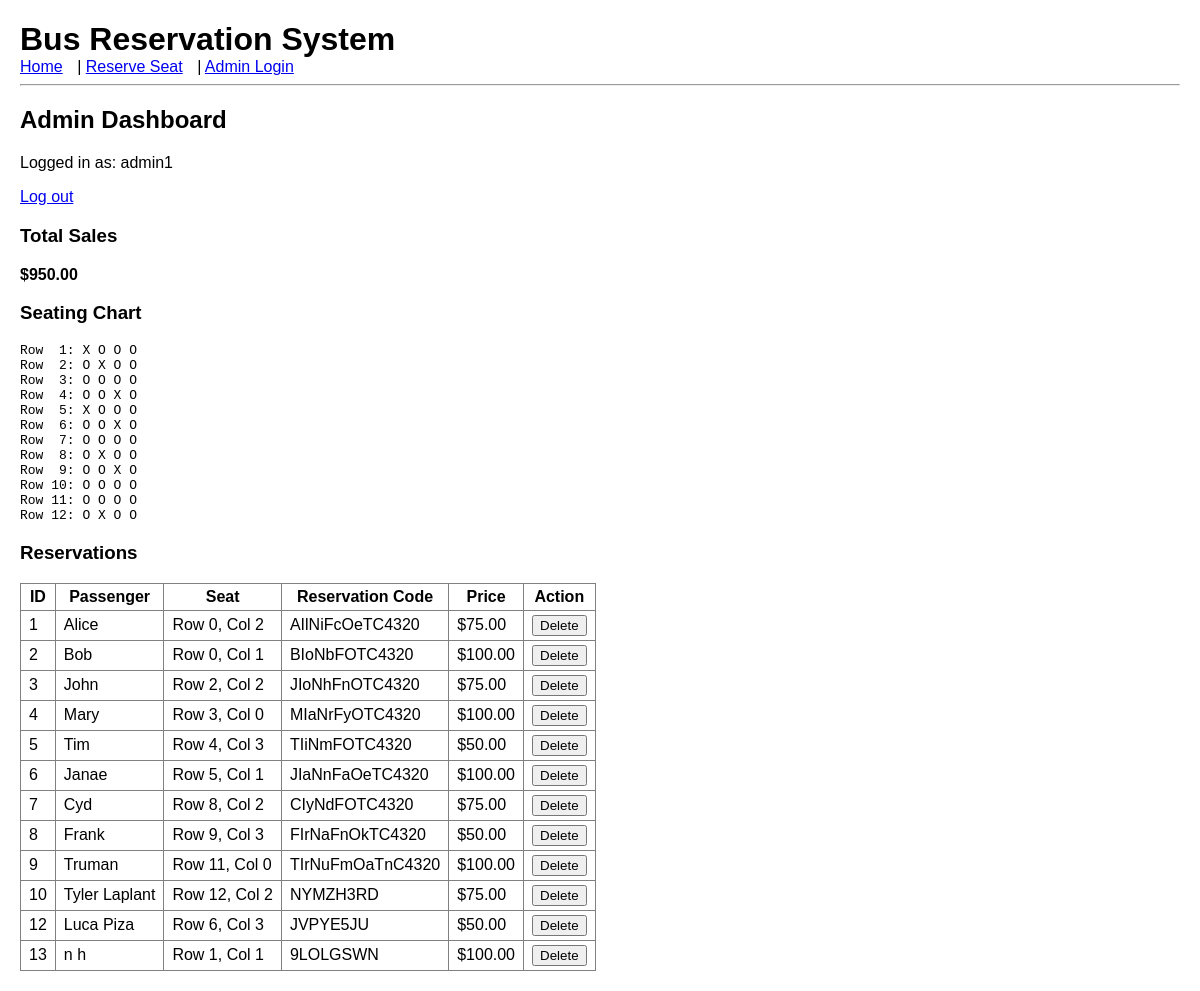
The page /admin (signed in) on the database its author committed.
### app.py (models this page shows)
class Reservation(db.Model):
    __tablename__ = "reservations"
    id = db.Column(db.Integer, primary_key=True)
    passengerName = db.Column(db.String, nullable=False)
    seatRow = db.Column(db.Integer, nullable=False)
    seatColumn = db.Column(db.Integer, nullable=False)
    eTicketNumber = db.Column(db.String, nullable=False, unique=True)
    created = db.Column(
        db.DateTime,
        nullable=False,
        server_default=text("CURRENT_TIMESTAMP"),
    )

### app.py (the view)
@app.route("/admin")
def admin_dashboard():
    if "admin_username" not in session:
        return redirect(url_for("admin_login"))
    reservations = Reservation.query.all()
    seating = build_seating_chart(reservations)
    total_sales = calculate_total_sales(reservations)
    reservations_with_price = []
    for r in reservations:
        price = calculate_price_for_seat(r.seatRow, r.seatColumn)
        reservations_with_price.append((r, price))
    return render_template(
        "admin.html",
        seating=seating,
        total_sales=total_sales,
        reservations_with_price=reservations_with_price,
    )

### app.py (called while the page is built)
def get_cost_matrix():
    return [[100, 75, 50, 100] for _ in range(12)]

def build_seating_chart(reservations):
    seats = [["O" for _ in range(4)] for _ in range(12)]
    for r in reservations:
        row_idx = r.seatRow - 1
        col_idx = r.seatColumn - 1
        if 0 <= row_idx < 12 and 0 <= col_idx < 4:
            seats[row_idx][col_idx] = "X"
    lines = []
    for i, row in enumerate(seats, start=1):
        lines.append(f"Row {i:2}: " + " ".join(row))
    return "\n".join(lines)

def calculate_price_for_seat(row, col):
    matrix = get_cost_matrix()
    return matrix[row - 1][col - 1]

def calculate_total_sales(reservations):
    total = 0
    for r in reservations:
        total += calculate_price_for_seat(r.seatRow, r.seatColumn)
    return total

### templates/admin.html
{% extends "base.html" %}
{% block content %}
<h2>Admin Dashboard</h2>
<p>Logged in as: {{ session["admin_username"] }}</p>
<p><a href="{{ url_for('admin_logout') }}">Log out</a></p>
<h3>Total Sales</h3>
<p><strong>${{ "%.2f"|format(total_sales) }}</strong></p>
<h3>Seating Chart</h3>
<pre>{{ seating }}</pre>
<h3>Reservations</h3>
<table border="1" cellpadding="5" cellspacing="0">
    <tr>
        <th>ID</th>
        <th>Passenger</th>
        <th>Seat</th>
        <th>Reservation Code</th>
        <th>Price</th>
        <th>Action</th>
    </tr>
    {% for r, price in reservations_with_price %}
    <tr>
        <td>{{ r.id }}</td>
        <td>{{ r.passengerName }}</td>
        <td>Row {{ r.seatRow }}, Col {{ r.seatColumn }}</td>
        <td>{{ r.eTicketNumber }}</td>
        <td>${{ "%.2f"|format(price) }}</td>
        <td>
            <form method="post" action="{{ url_for('delete_reservation', res_id=r.id) }}">
                <button type="submit">Delete</button>
            </form>
        </td>
    </tr>
    {% endfor %}
</table>
{% endblock %}

### templates/base.html (shortened to what this page needs)
<!doctype html>
<html lang="en">
<head>
    <link rel="stylesheet" href="{{ url_for('static', filename='styles.css') }}">
</head>
<body>
<header>
    <h1>Bus Reservation System</h1>
    <nav>
        <a href="{{ url_for('index') }}">Home</a> |
        <a href="{{ url_for('reserve_seat') }}">Reserve Seat</a> |
        <a href="{{ url_for('admin_login') }}">Admin Login</a>
    </nav>
    <hr>
</header>
<main>
    {% block content %}{% endblock %}
</main>
</body>
</html>

### static/styles.css (style rules this page uses)
body { font-family: Arial, sans-serif; margin: 20px; }
header h1 { margin-bottom: 0; }
nav a { margin-right: 10px; }
table { border-collapse: collapse; margin-top: 10px; }
th, td { padding: 4px 8px; }

### rows shown on the page
Reservation: id "1", passengerName "Alice", seatRow "0", seatColumn "2", eTicketNumber "AIlNiFcOeTC4320", price "75.00"
Reservation: id "2", passengerName "Bob", seatRow "0", seatColumn "1", eTicketNumber "BIoNbFOTC4320", price "100.00"
Reservation: id "3", passengerName "John", seatRow "2", seatColumn "2", eTicketNumber "JIoNhFnOTC4320", price "75.00"
Reservation: id "4", passengerName "Mary", seatRow "3", seatColumn "0", eTicketNumber "MIaNrFyOTC4320", price "100.00"
Reservation: id "5", passengerName "Tim", seatRow "4", seatColumn "3", eTicketNumber "TIiNmFOTC4320", price "50.00"
Reservation: id "6", passengerName "Janae", seatRow "5", seatColumn "1", eTicketNumber "JIaNnFaOeTC4320", price "100.00"
Reservation: id "7", passengerName "Cyd", seatRow "8", seatColumn "2", eTicketNumber "CIyNdFOTC4320", price "75.00"
Reservation: id "8", passengerName "Frank", seatRow "9", seatColumn "3", eTicketNumber "FIrNaFnOkTC4320", price "50.00"
Reservation: id "9", passengerName "Truman", seatRow "11", seatColumn "0", eTicketNumber "TIrNuFmOaTnC4320", price "100.00"
Reservation: id "10", passengerName "Tyler Laplant", seatRow "12", seatColumn "2", eTicketNumber "NYMZH3RD", price "75.00"
Reservation: id "12", passengerName "Luca Piza", seatRow "6", seatColumn "3", eTicketNumber "JVPYE5JU", price "50.00"
Reservation: id "13", passengerName "n h", seatRow "1", seatColumn "1", eTicketNumber "9LOLGSWN", price "100.00"

### other values the page prints
{{ session["admin_username"] }} "admin1"
{{ "%.2f"|format(total_sales) }} "950.00"
{{ seating }} "Row 1: X O O O Row 2: O X O O Row 3: O O O O Row 4: O O X O Row 5: X O O O Row 6: O O X O Row 7: O O O O Row 8: O X O O Row 9: O O X O Row 10: O O O O Row 11: O O O O Row 12: O X O O"
